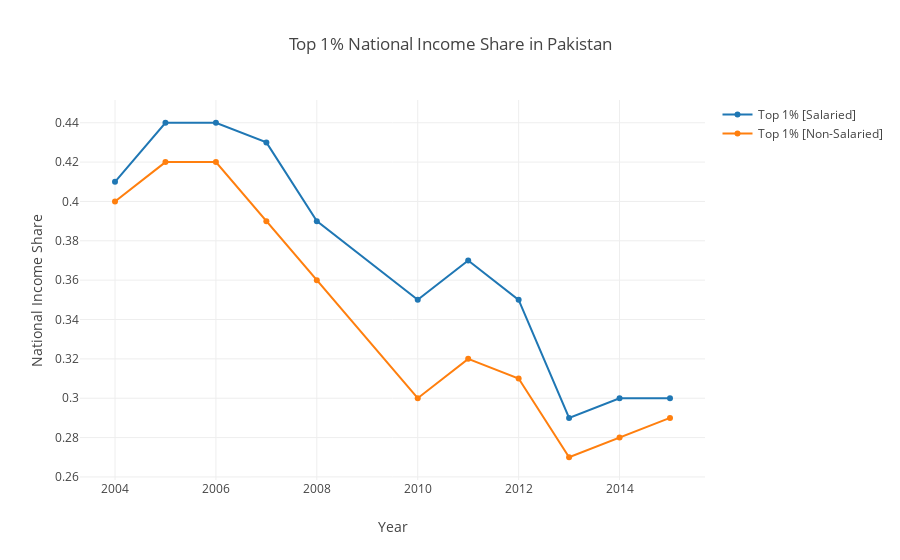

Notebook cell for this chart:
### Code cell
top_1_trace_salaried = go.Scatter(
    x = years,
    y = top_1_income_shares_salaried,
    name = 'Top 1% [Salaried]'
)

top_1_trace_nonsalaried = go.Scatter(
    x = years,
    y = top_1_income_shares_nonsalaried,
    name = 'Top 1% [Non-Salaried]'
)

layout = dict(title = 'Top 1% National Income Share in Pakistan',
              xaxis = dict(title = 'Year'),
              yaxis = dict(title = 'National Income Share'),
              )
data = [top_1_trace_salaried, top_1_trace_nonsalaried]
top1_share = plotly.offline.iplot({
    "data": data,
    "layout": layout
})
top1_share

### Figure 1 — Plotly figure (JSON) as saved in the notebook; plotly's stock layout.template omitted (floating-point values rounded to 4 significant figures)
{"data": [{"name": "Top 1% [Salaried]", "type": "scatter", "x": [2004, 2005, 2006, 2007, 2008, 2010, 2011, 2012, 2013, 2014, 2015], "y": [0.41, 0.44, 0.44, 0.43, 0.39, 0.35, 0.37, 0.35, 0.29, 0.3, 0.3]}, {"name": "Top 1% [Non-Salaried]", "type": "scatter", "x": [2004, 2005, 2006, 2007, 2008, 2010, 2011, 2012, 2013, 2014, 2015], "y": [0.4, 0.42, 0.42, 0.39, 0.36, 0.3, 0.32, 0.31, 0.27, 0.28, 0.29]}], "layout": {"title": "Top 1% National Income Share in Pakistan", "xaxis": {"title": "Year"}, "yaxis": {"title": "National Income Share"}}}
